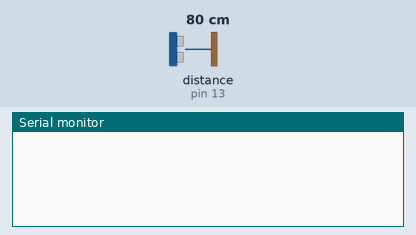
Simulated run of this sketch. Board: Arduino Uno, built with avr-gcc and run on an emulated ATmega328P. Parts: the last lines printed to the serial monitor. Inputs (shaded band) come from the test bench; at power-on: distance to the obstacle (sensor on pin 13) 80 cm. The echo pulse lasts 58.3 µs per cm.

Above: at 1.2 s.
1.3 s: distance to the obstacle (sensor on pin 13) set to 2 cm
At 1.43 s:
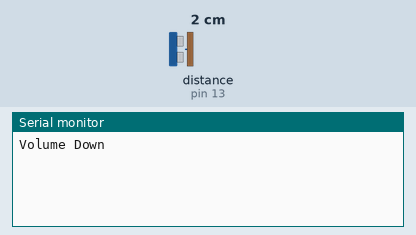
3.2 s: distance to the obstacle (sensor on pin 13) set to 18 cm
At 3.28 s:
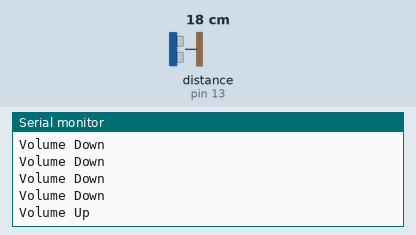
5.1 s: distance to the obstacle (sensor on pin 13) set to 38 cm
At 5.35 s:
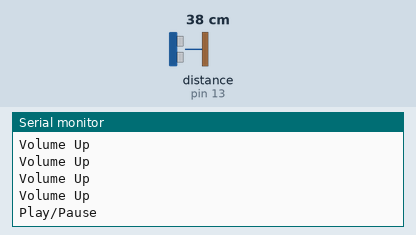
7.1 s: distance to the obstacle (sensor on pin 13) set to 2 cm
At 7.1 s:
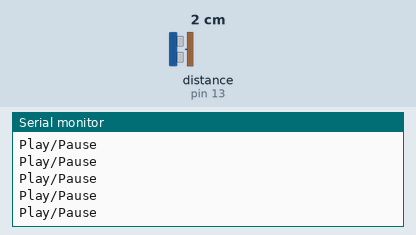

Measured:
- after the input at 1.3 s, the serial monitor: prints a new line at once (image 1)
- after the input at 3.2 s, the serial monitor: prints a new line after 0.08 s (image 2)
- after the input at 5.1 s, the serial monitor: prints a new line after 0.12 s (image 3)

The sketch:

Ultrasonic_Sensor.ino
```cpp
#include <NewPing.h>

#define TRIGGER_PIN  12  // Arduino pin tied to trigger pin on the ultrasonic sensor.
#define ECHO_PIN     13  // Arduino pin tied to echo pin on the ultrasonic sensor.
#define MAX_DISTANCE 100 // Maximum distance we want to ping for (in centimeters). Maximum sensor distance is rated at 400-500cm.

int distance;
NewPing sonar(TRIGGER_PIN, ECHO_PIN, MAX_DISTANCE); // NewPing setup of pins and maximum distance.

void setup() {
  Serial.begin(9600); // Open serial monitor at 9600 baud to communicate with python
}

int getDistance(){
  distance = sonar.ping_cm();
  if(distance == 0){
    distance = 50;
  }

  return distance;
}
void loop() {
  delay(50);                     // Wait 50ms between pings (about 20 pings/sec). 29ms should be the shortest delay between pings.
  getDistance(); // Send ping, get distance in cm and print result (0 = outside set distance range)
  if((distance > 30) && (distance < 40)){
    delay(50);
    if((distance > 35      ) && (distance < 50))
      Serial.println("Play/Pause");
  }
  getDistance();
  if(distance >= 15 && distance <= 25){
        Serial.println("Volume Up");
  }
  getDistance();
  if(distance >= 2 && distance <= 12){
    Serial.println("Volume Down");
  }
  delay(50);
}
```
